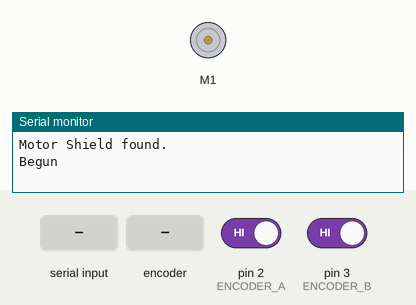
This sketch was run on a simulated Arduino Uno, built with avr-gcc and run on an emulated ATmega328P. On the bench: DC motor (green arrow = forward, orange = backward, longer = faster), the last lines printed to the serial monitor. The test bench sets the inputs (shaded band); at power-on: pin 2 (ENCODER_A) HIGH, pin 3 (ENCODER_B) HIGH.

Above: at 1.3 s.
1.4 s: "1\n" received over Serial
At 2.5 s:
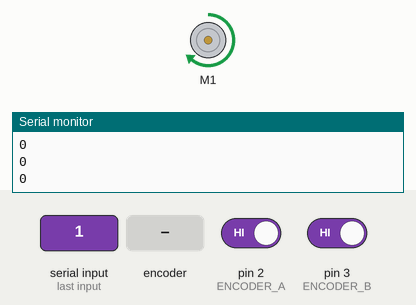
3.0 s: rotary encoder on pin 2 (ENCODER_A) / pin 3 (ENCODER_B) turned 1 step (first pin leading)
At 4.2 s:
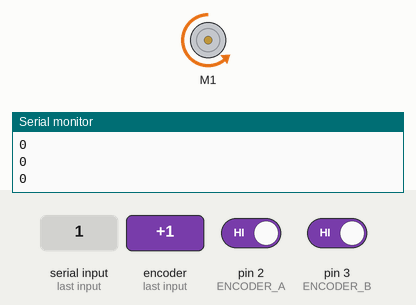
5.9 s: "0\n" received over Serial
At 7.0 s:
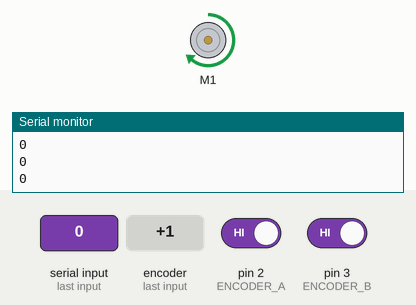
Timing chart, 0 to 8.9 s (numbered marks = the images above; inputs shaded):
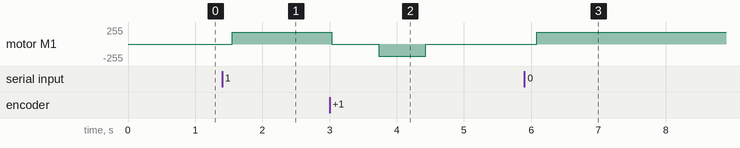

The sketch:

Encoder_Deal.ino
```cpp
#include <Wire.h>
#include <Adafruit_MotorShield.h>
#include <Adafruit_SSD1306.h>

// Connect to the two encoder outputs!
#define ENCODER_A   2
#define ENCODER_B   3

// These let us convert ticks-to-RPM
#define GEARING    0.8 // 4.1 for speed 50, 1.45 for speed 100; 1.75
#define ENCODERMULT 48

// Create the motor shield object with the default I2C address
Adafruit_MotorShield AFMS = Adafruit_MotorShield();
// And connect a DC motor to port M1
Adafruit_DCMotor *dcmotor = AFMS.getMotor(1); //our DC motor on M#
int ByteReceived;
float wheel_diam = 2.5;   //inches
float card_length = 3.5;  //inches
float revs = card_length/wheel_diam;
volatile unsigned long count = 0;

void setup() {
  Serial.begin(9600);           // set up Serial library at 9600 bps
  pinMode(ENCODER_B, INPUT_PULLUP);
  pinMode(ENCODER_A, INPUT_PULLUP);
  // initialize hardware interrupts
  attachInterrupt(0, encoderEvent, CHANGE);
  delay(100);

  if (!AFMS.begin()) {         // create with the default frequency 1.6KHz
  // if (!AFMS.begin(1000)) {  // OR with a different frequency, say 1KHz
    Serial.println("Could not find Motor Shield. Check wiring.");
    while (1);
  }
  Serial.println("Motor Shield found.");  Serial.println("Begun");
  // turn on motor M1
  dcmotor->setSpeed(180);
  delay(50);
}


void loop() {
  delay(50);
  if (Serial.available() > 0) {
    ByteReceived = Serial.read();

    //If ENTER was pressed on the serial command line
    if (ByteReceived == 10){
      delay(100);
      deal(dcmotor);
    }
  }

}
// encoder event for the interrupt call
void encoderEvent() {
  if (digitalRead(ENCODER_A) == HIGH) {
    if (digitalRead(ENCODER_B) == LOW) {
      count--;
    } else {
      count++;
    }
  } else {
    if (digitalRead(ENCODER_B) == LOW) {
      count++;
    } else {
      count--;
    }
  }
}

void deal(Adafruit_DCMotor *motor){
  count = 0;
  while (count < revs * GEARING * ENCODERMULT) {
    motor-> run(FORWARD);
    Serial.println(count);
    delay(30);
  }
  motor-> run(RELEASE);
  delay(700);
  motor-> run(BACKWARD);
  delay(700);
  motor-> run(RELEASE);
  count = 0;
}
```

Measured:
- after the input at 1.4 s, motor M1: stopped → forward 180/255 after 0.15 s
- after the input at 3.0 s, motor M1: forward 180/255 → stopped at once, → backward 180/255 0.70 s later, → stopped 0.70 s later
- after the input at 5.9 s, motor M1: stopped → forward 180/255 after 0.18 s
